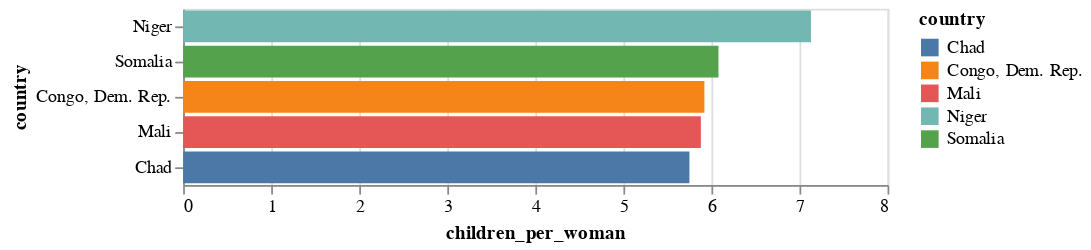

Notebook cell for this chart:
### Code cell
import altair as alt
import pandas as pd
import numpy as np
alt.data_transformers.disable_max_rows()

# load data
df = pd.read_csv("data/world-data-gapminder_processed.csv")
# select only the most current year
df = df.loc[df['year'] == 2018]

# specify variable of interest
variable_interest = 'children_per_woman'

(alt.Chart(df).mark_bar()
.encode(
    y = alt.Y('country', sort='-x'),
    x=variable_interest,
    color='country')
.transform_window(
    rank='rank(variable_interest)',
    sort=[alt.SortField(variable_interest, order='descending')])
.transform_filter(
    (alt.datum.rank < 6))
)

### Figure 1 — Vega-Lite specification as saved in the notebook (floating-point values rounded to 4 significant figures; data arrays with more than 128 entries replaced by an {"elided": "..."} marker saying what was removed)
{"config": {"view": {"continuousWidth": 400, "continuousHeight": 300}}, "data": {"name": "data-1209625fc1d1d5eac07890ab6abdcbfb"}, "mark": "bar", "encoding": {"color": {"type": "nominal", "field": "country"}, "x": {"type": "quantitative", "field": "children_per_woman"}, "y": {"type": "nominal", "field": "country", "sort": "-x"}}, "transform": [{"window": [{"op": "rank", "field": "variable_interest", "as": "rank"}], "sort": [{"field": "children_per_woman", "order": "descending"}]}, {"filter": "(datum.rank < 6)"}], "$schema": "https://vega.github.io/schema/vega-lite/v4.8.1.json", "datasets": {"data-1209625fc1d1d5eac07890ab6abdcbfb": {"elided": "178 records"}}}
